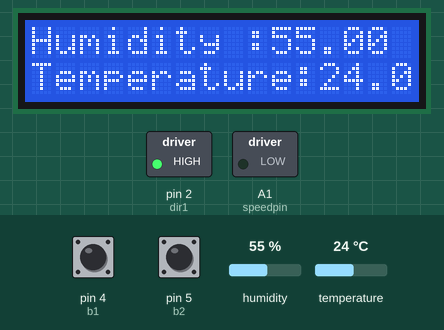
Simulated run of this sketch. Board: Arduino Uno, built with avr-gcc and run on an emulated ATmega328P. Shown: 16×2 character LCD, switched loads named in the sketch (green lamp = pin HIGH). Dashed ring = blinking. The test bench sets the inputs (shaded band); at power-on: pin 4 (b1) HIGH, humidity 55 %, temperature 24 °C, pin 5 (b2) HIGH. Pins used as bus, display or sensor lines are not drawn; what the sketch prints to the serial monitor is not drawn.

Above: at 1.38 s.
1.4 s: pin 4 (b1) pulled LOW for 0.25 s
At 1.59 s:
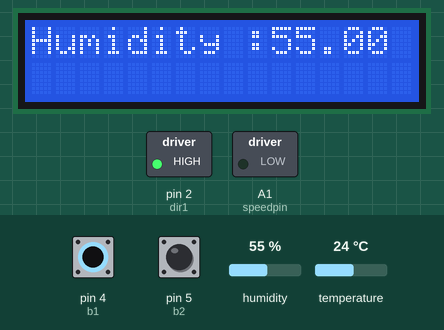
3.2 s: humidity set to 22 %
At 4.67 s:
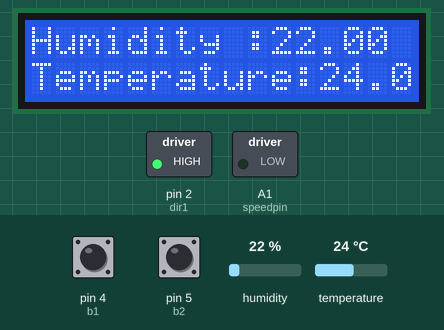
6.0 s: temperature set to 12 °C
At 6.78 s:
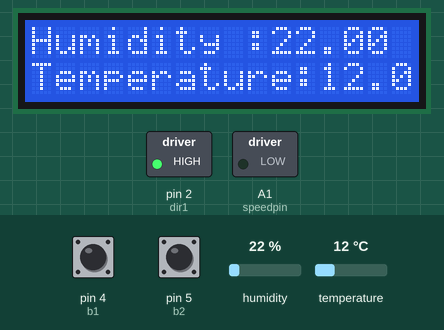
8.2 s: humidity set to 40 %
At 8.9 s:
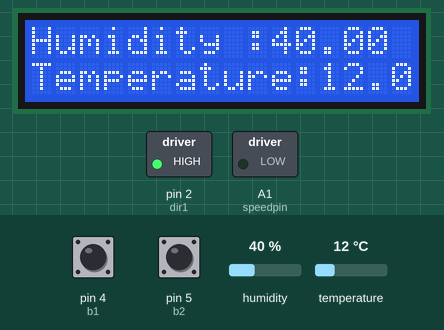
10.2 s: temperature set to 41 °C
At 11.01 s:
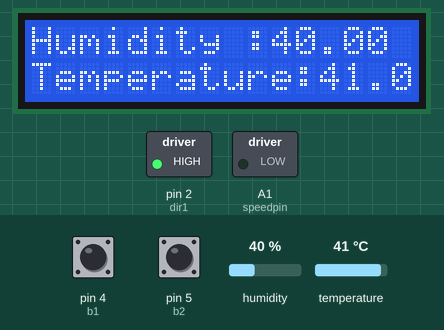
16.4 s: pin 4 (b1) pulled LOW for 3.2 s
At 16.7 s:
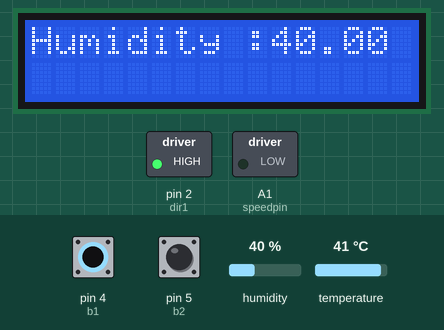
Timing chart, 0 to 21.0 s (numbered marks = the images above; inputs shaded):
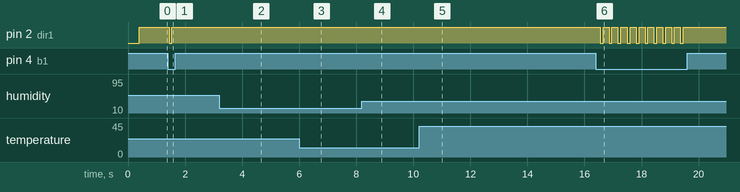

Measured:
- after the input at 1.4 s, pin 2 (dir1): HIGH → LOW at once, → HIGH 0.10 s later; the display: first changes at once (image 1 shows a later state)
- after the input at 3.2 s, the display: first differs from a run without the input after 1.3 s (image 2 shows a later state)
- after the input at 8.2 s, the display: first differs from a run without the input after 0.55 s (image 4 shows a later state)
- after the input at 10.2 s, the display: first differs from a run without the input after 0.77 s (image 5)
- after the input at 16.4 s, pin 2 (dir1): alternates HIGH for 0.21 s and LOW for 0.10 s, 20 changes in all, then stays HIGH, starting after 0.15 s; the display: first differs from a run without the input after 0.15 s (image 6 shows a later state)

The sketch:

HUMIDITY_AND_TEMPERATURE.ino
```cpp
// FOR HUMIDITY AND TEMPERATURE SENSOR
#include<DHT.h>
#define type DHT11
int sensepin = 6;  // to read digital value
DHT ht(sensepin , type);
float humidity;
float tempc;
float tempF;
int wait = 100;
//FOR LCD
#include<LiquidCrystal.h>
int rs = 7;
int en = 8;
int d4 = 9;
int d5 =10;
int d6 =11;
int d7 = 12;
LiquidCrystal lcd(rs,en,d4,d5,d6,d7);
//dc mot0r
int speedpin = A1;
int dir1 = 2;
int dir2 = 3;
int speed = 0;
//control the speed of  motor using buttons
int b1 = 4;
int b1val;
//button2
int b2 = 5;
int b2val;
void setup()
{
  // put your setup code here, to run once:
  Serial.begin(9600);
  //SENSOR DHT11
  ht.begin();
  delay(wait);
  //LCD
  lcd.begin(16,2);
  //DC MOTOR
  pinMode(speedpin,OUTPUT);
  pinMode(dir1 , OUTPUT);
  pinMode(dir2 , OUTPUT);
  //BUTTONS
  pinMode(b1 , INPUT);
  pinMode(b2 , INPUT);
  digitalWrite(b1,HIGH);
  digitalWrite(b2,HIGH);
}

void loop()
{
  // put your main code here, to run repeatedly:
  //read from sensor
  humidity = ht.readHumidity();
  tempc    = ht.readTemperature();
  tempF    = ht.readTemperature(true);
  //print on serial monitor
  Serial.print("humidity");
  Serial.print(  humidity);
  Serial.print("  Temperature c:");
  Serial.print(tempc);
  Serial.print("C");
  Serial.print("  Temperature F:");
  Serial.print(tempF);
  Serial.println("F");
  //print on lcd
  lcd.setCursor(0,0);
  lcd.print("Humidity :");
  lcd.print(humidity);
  delay(wait);
  lcd.setCursor(0,1);
  lcd.print("Temperature:");
  lcd.print(tempc);
  delay(wait);
  lcd.print("c");
  lcd.clear();
  //DC MOTOR
  digitalWrite(dir1,LOW);
  digitalWrite(dir2,HIGH);
  analogWrite(speedpin,speed);
  //button
  b1val = digitalRead(b1);
  b2val = digitalRead(b2);

  if(b1val == 0) // button1
  {
    speed = speed +10; // if buton1 pressed every time motor speed will increase by 10
    delay(wait);
  }
  // button 2 we can used to decrease the speed of the motor

  if(b2val == 0) // button2
  {
    speed = speed - 10; // if buton2 pressed every time motor speed will decrease by 10
  }
  //CASE FOR BUTTON1

  if(speed > 255)
  {
     speed = 255;
  }

  if(speed == 10)
  {
    speed == 100;
  }
 if(speed == 0)
  {
    analogWrite(speedpin , 0);
  }
  if(speed>0)
  {
    //clockwise
  digitalWrite(dir1,LOW);
  digitalWrite(dir2,HIGH);
  analogWrite(speedpin,speed);
 }
 //CASE FOR BUTTON 2
 if(speed < 255)
  {
     speed = -255;
  }

  if(speed == -10)
  {
    speed == -100;
  }
 if(speed<0)
  {
    //anti clock wise rotation of motor
  digitalWrite(dir1,HIGH);
  digitalWrite(dir2,LOW);
  analogWrite(speedpin,speed);
 }
}
```
